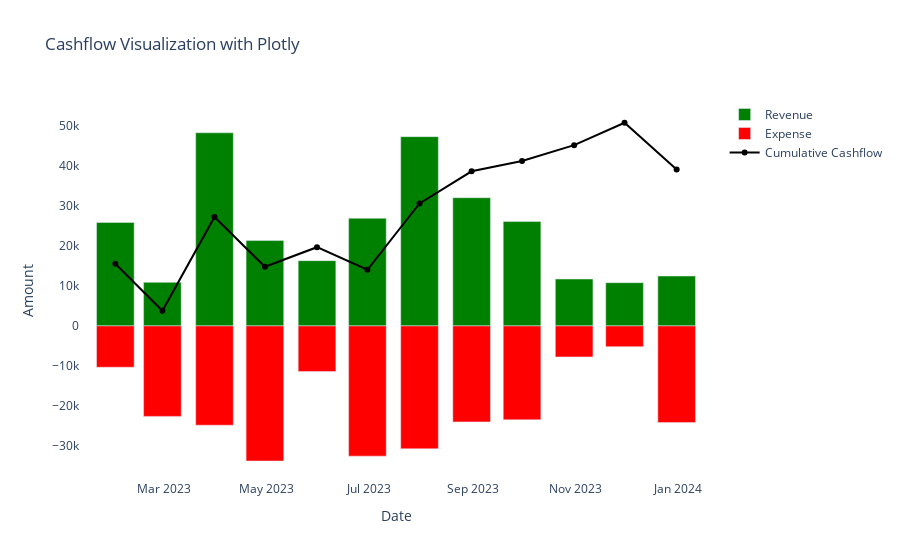

Here is the notebook cell this chart was saved with:
### Code cell
import pandas as pd
import plotly.graph_objects as go

# Load the dummy data
data = {
    'Date': ['2023-01-31', '2023-02-28', '2023-03-31', '2023-04-30', '2023-05-31', '2023-06-30', '2023-07-31',
             '2023-08-31', '2023-09-30', '2023-10-31', '2023-11-30', '2023-12-31'],
    'Revenue': [25795, 10860, 48158, 21284, 16265, 26850, 47194, 31962, 26023, 11685, 10769, 12433],
    'Expense': [10311, 22568, 24769, 33693, 11396, 32480, 30658, 23942, 23431, 7747, 5189, 24118]
}

df = pd.DataFrame(data)

# Convert the Date column to datetime for better plotting
df['Date'] = pd.to_datetime(df['Date'])

# Calculate the net cash flow and cumulative cash flow
df['Net Cashflow'] = df['Revenue'] - df['Expense']
df['Cumulative Cashflow'] = df['Net Cashflow'].cumsum()

# Create a Plotly figure
fig = go.Figure()

# Add bars for revenue (above the line)
fig.add_trace(go.Bar(
    x=df['Date'], 
    y=df['Revenue'], 
    name='Revenue', 
    marker_color='green'
))

# Add bars for expenses (below the line, negative values)
fig.add_trace(go.Bar(
    x=df['Date'], 
    y=-df['Expense'], 
    name='Expense', 
    marker_color='red'
))

# Add a line for cumulative cashflow
fig.add_trace(go.Scatter(
    x=df['Date'], 
    y=df['Cumulative Cashflow'], 
    mode='lines+markers', 
    name='Cumulative Cashflow', 
    marker_color='black'
))

# Customize the layout
fig.update_layout(
    title='Cashflow Visualization with Plotly',
    yaxis_title='Amount',
    xaxis_title='Date',
    barmode='overlay',  # Make sure bars are on the same axis
    hovermode='x',      # Ensure hover info displays for all traces on the x-axis
    bargap=0.2,         # Space between bars
    plot_bgcolor='white'
)

# Show the interactive chart
fig.show()

### Figure 1 — Plotly figure (JSON) as saved in the notebook; plotly's stock layout.template omitted (floating-point values rounded to 4 significant figures)
{"data": [{"marker": {"color": "green"}, "name": "Revenue", "type": "bar", "x": ["2023-01-31T00:00:00", "2023-02-28T00:00:00", "2023-03-31T00:00:00", "2023-04-30T00:00:00", "2023-05-31T00:00:00", "2023-06-30T00:00:00", "2023-07-31T00:00:00", "2023-08-31T00:00:00", "2023-09-30T00:00:00", "2023-10-31T00:00:00", "2023-11-30T00:00:00", "2023-12-31T00:00:00"], "y": [25795, 10860, 48158, 21284, 16265, 26850, 47194, 31962, 26023, 11685, 10769, 12433]}, {"marker": {"color": "red"}, "name": "Expense", "type": "bar", "x": ["2023-01-31T00:00:00", "2023-02-28T00:00:00", "2023-03-31T00:00:00", "2023-04-30T00:00:00", "2023-05-31T00:00:00", "2023-06-30T00:00:00", "2023-07-31T00:00:00", "2023-08-31T00:00:00", "2023-09-30T00:00:00", "2023-10-31T00:00:00", "2023-11-30T00:00:00", "2023-12-31T00:00:00"], "y": [-10311, -22568, -24769, -33693, -11396, -32480, -30658, -23942, -23431, -7747, -5189, -24118]}, {"marker": {"color": "black"}, "mode": "lines+markers", "name": "Cumulative Cashflow", "type": "scatter", "x": ["2023-01-31T00:00:00", "2023-02-28T00:00:00", "2023-03-31T00:00:00", "2023-04-30T00:00:00", "2023-05-31T00:00:00", "2023-06-30T00:00:00", "2023-07-31T00:00:00", "2023-08-31T00:00:00", "2023-09-30T00:00:00", "2023-10-31T00:00:00", "2023-11-30T00:00:00", "2023-12-31T00:00:00"], "y": [15484, 3776, 27165, 14756, 19625, 13995, 30531, 38551, 41143, 45081, 50661, 38976]}], "layout": {"bargap": 0.2, "barmode": "overlay", "hovermode": "x", "plot_bgcolor": "white", "title": {"text": "Cashflow Visualization with Plotly"}, "xaxis": {"title": {"text": "Date"}}, "yaxis": {"title": {"text": "Amount"}}}}
